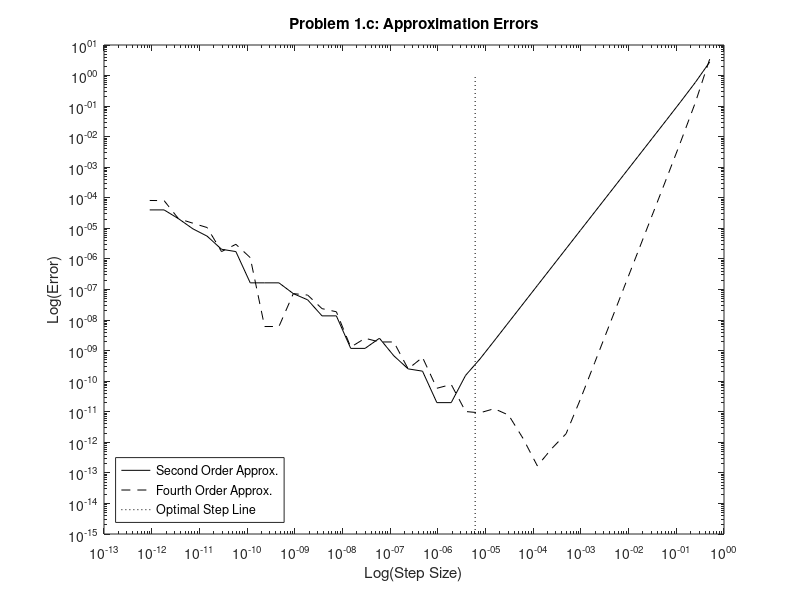

This figure's MATLAB source: (Note: this script raises an error after producing the figure.)
%Written for: Computes and outputs Homework set 9 solutions for CSCI 4800-2
%Written by: Justin Clough
%Written on: 04/13/2017

%% Prep workspace

clear
home
close all
DIR = 'Graduate_Courses/CSCI4800/HomeWork/Set9/';


%% Problem 1

% Define local functions
f_1 = @(x) (exp(x^2));
fx_1 = @(x) (2*x*exp(x^2));

% Compute Exact Derivative
x = 1;
Exact = fx_1(x);

for i = 1:40
  % Set h
  h = 2^(-i);

  % Compute Approximations to derivative
  d_2(i) = (f_1(x+h)-f_1(x-h))/(2*h);
  d_4(i) = (f_1(x-2*h)-8*f_1(x-h)+8*f_1(x+h)-f_1(x+2*h))/(12*h);

  % Compute Error in Approximation
  e_2(i) = abs(d_2(i) - Exact);
  e_4(i) = abs(d_4(i) - Exact);

  % store h value for plotting
  H(i) = h;
end

% Get machine accuracy
E_m = eps;
H_opt = (E_m)^(1/3);


% Plot Error 
figure
loglog(H,e_2, '-k');
hold on
loglog(H,e_4, '--k');
loglog([H_opt H_opt],[10^(-15) 1],':k');
legend('Second Order Approx.','Fourth Order Approx.','Optimal Step Line','Location','SouthWest');
title('Problem 1.c: Approximation Errors');
xlabel('Log(Step Size)');
ylabel('Log(Error)');
print( [DIR 'CSCI4800HW9plot1c'], '-djpeg');


%% Problem 2

% No Code Needed for Problem 2

%% Problem 3

fileID = fopen( [DIR 'CSCI4800HW9Output3.txt'], 'w');
fprintf(fileID, 'Results for Problem 3:\r\n\r\n');


% Declare given function and bounds
f = @(x) (1+x+x^2+x^3);
F = @(x) (x+x^2/2+x^3/3+x^4/4);
a = 0;
b = 1;

I = compositeSimpson(f,a,b,4);
I_exact = F(b) - F(a);

fprintf(fileID, 'Part a): \r\n');
fprintf(fileID, 'Value from compositeSimpson(...) = %f.\r\n',I);
fprintf(fileID, 'Value from Exact Integration = %f.\r\n', I_exact);
fprintf(fileID, 'Difference = %f.\r\n', I_exact-I);
clear I f F;

% Declare given function and bounds
f = @(x) (exp(sin(x.^2)));
a = 0;
b = pi;

fprintf(fileID, '\r\nPart b): \r\n');
% Loop through solution sets
for n = 1:10
  m = 2^n;
  I(n) = compositeSimpson(f,a,b,m);
  fprintf(fileID, 'm = %5.1f.\r\n',m);
  fprintf(fileID, 'Value from compositeSimpson(...) = %f.\r\n',I(n));
  int(n) = integral(f,a,b);
  Error(n) = int(n) - I(n);
  fprintf(fileID, 'Error = %f.\r\n',Error(n));
  if (n>1)
    fprintf(fileID, 'Error Ratio = %f.\r\n',Error(n)/Error(n-1));
  end
  fprintf(fileID,'\r\n');
end

% Close file
fclose(fileID);
